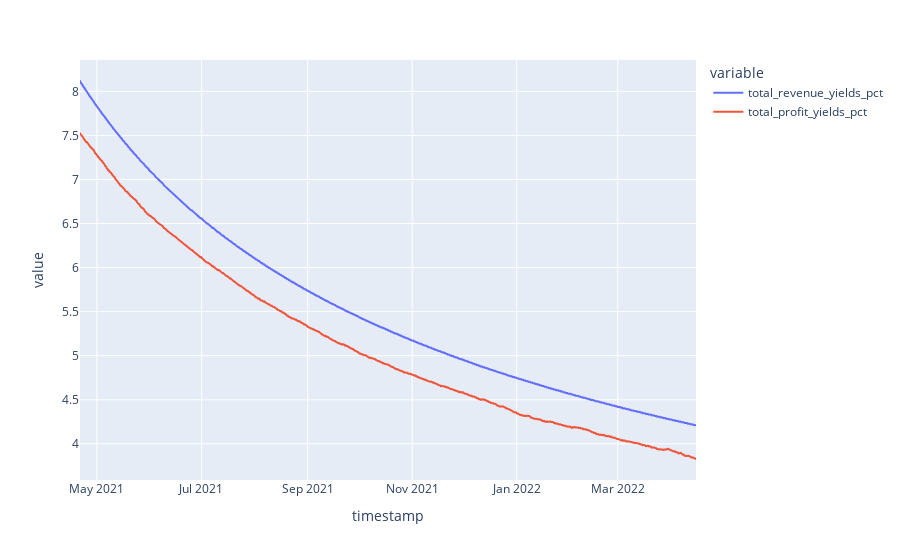

Notebook source saved alongside this figure:
### Markdown cell above
## EIP1559 Enabled

### Code cell
df.query("subset == 1").plot(x='timestamp', y=['total_revenue_yields_pct', 'total_profit_yields_pct'])

### Figure 1 — Plotly figure (JSON) as saved in the notebook; plotly's stock layout.template omitted (floating-point values rounded to 4 significant figures; data arrays with more than 128 entries replaced by an {"elided": "..."} marker saying what was removed)
{"data": [{"hovertemplate": "variable=total_revenue_yields_pct<br>timestamp=%{x}<br>value=%{y}<extra></extra>", "legendgroup": "total_revenue_yields_pct", "line": {"color": "#636efa", "dash": "solid"}, "mode": "lines", "name": "total_revenue_yields_pct", "showlegend": true, "type": "scattergl", "x": {"elided": "810 str values"}, "xaxis": "x", "y": {"elided": "810 float values"}, "yaxis": "y"}, {"hovertemplate": "variable=total_profit_yields_pct<br>timestamp=%{x}<br>value=%{y}<extra></extra>", "legendgroup": "total_profit_yields_pct", "line": {"color": "#EF553B", "dash": "solid"}, "mode": "lines", "name": "total_profit_yields_pct", "showlegend": true, "type": "scattergl", "x": {"elided": "810 str values"}, "xaxis": "x", "y": {"elided": "810 float values"}, "yaxis": "y"}], "layout": {"autosize": true, "legend": {"title": {"text": "variable"}, "tracegroupgap": 0}, "margin": {"t": 60}, "xaxis": {"anchor": "y", "autorange": true, "domain": [0, 1], "range": ["2021-04-21 02:34:37.0918", "2022-04-15 15:54:37.0918"], "title": {"text": "timestamp"}, "type": "date"}, "yaxis": {"anchor": "x", "autorange": true, "domain": [0, 1], "range": [3.589, 8.356], "title": {"text": "value"}, "type": "linear"}}}
